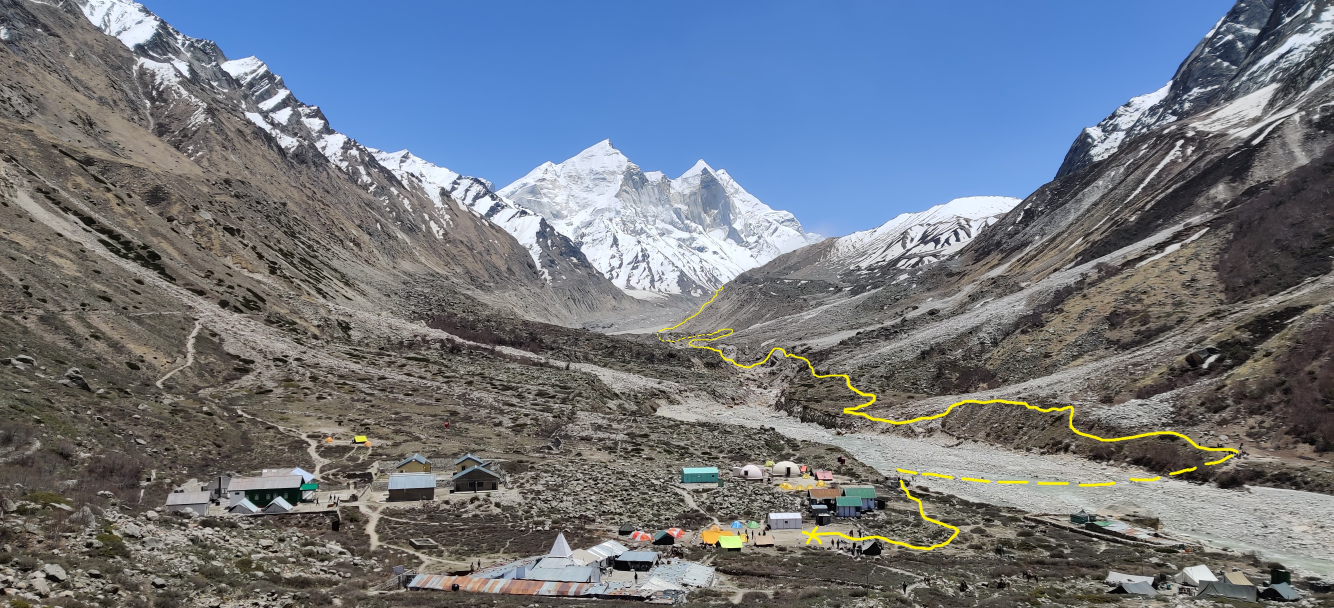
#> input picture images/IMG_20190528_122604_edit.jpg, 4000 x 1824 px (shown at 1/3 size); its folder holds only this picture in this run
$ python imageViewer.py
#> lines starting #> are read from the running program, lines starting #| are printed output that depends on the picture
from PIL import Image, ImageDraw, ImageFont, ExifTags
import glob
import math
import os
import textwrap

# Replace path with image location
# Example: "C:\Users\tmp\images" becomes "C:\\Users\\tmp\\images"
path = "./images"


globFileType = "*.jpg"
os.chdir(path)
files = glob.glob(globFileType)
idx = 0
while(idx < len(files)):
    file = files[idx]
    print('------')
    print("Viewing file: ", file)
    img = Image.open(file)
#> img is the input picture: PIL image 4000x1824 RGB; mean R, G, B 111.6, 118.7, 128.8
    imgWidth, imgHeight = img.size
#> imgWidth = 4000; imgHeight = 1824
    # print(imgWidth, imgHeight)
    exif = { ExifTags.TAGS[k]: v for k, v in img._getexif().items() if k in ExifTags.TAGS }
#> exif = 44 items
    if('XPComment' in exif):
        comment = exif['XPComment'].decode('utf-16-le').split('\x00')[0] # OR just use .decode('utf-16')
        print("Comment: ", comment)
#| Comment:  This was the last camp that we were at. The yellow line shows the path that we took on the way to the Gaumukh peak.
        addCommentBar = True
    else:
        addCommentBar = False


    '''
    No Comment Bar to be added
    '''
    if(not addCommentBar):
        img.show()

    else:
        '''
        Comment Bar Settings
        '''

        # Font Settings 1
        font = ImageFont.truetype('arial.ttf', size=70)
        # Some sample test text for character width. Use of words compacts text, so less than 40 per character is used
        # w, h = font.getsize("D ")
        # print("Character width and height ", w, h)

        # Comment Bar height
        margin = offset = charWidth = 40 # 40 = Approximate/max size of a character
        scale = 1.3 # Since characters together as words usually take less space, add some buffer space
        ctr = 0.3
        for line in textwrap.wrap(comment, width=scale*imgWidth/charWidth):
            offset += font.getsize(line)[1]
            ctr += 1
#> this loop made 1 pass
#> (offset, ctr) on pass 1: (120, 1.3)
#> after the loop, ctr = 1.3; offset = 120

        charHeight = 94
        cmtBar = Image.new('RGBA', (imgWidth + 10, math.ceil(imgHeight + charHeight*ctr)), 'black')
        border = 5
        cmtBar.paste(img, (border,border,imgWidth+border, imgHeight+border))
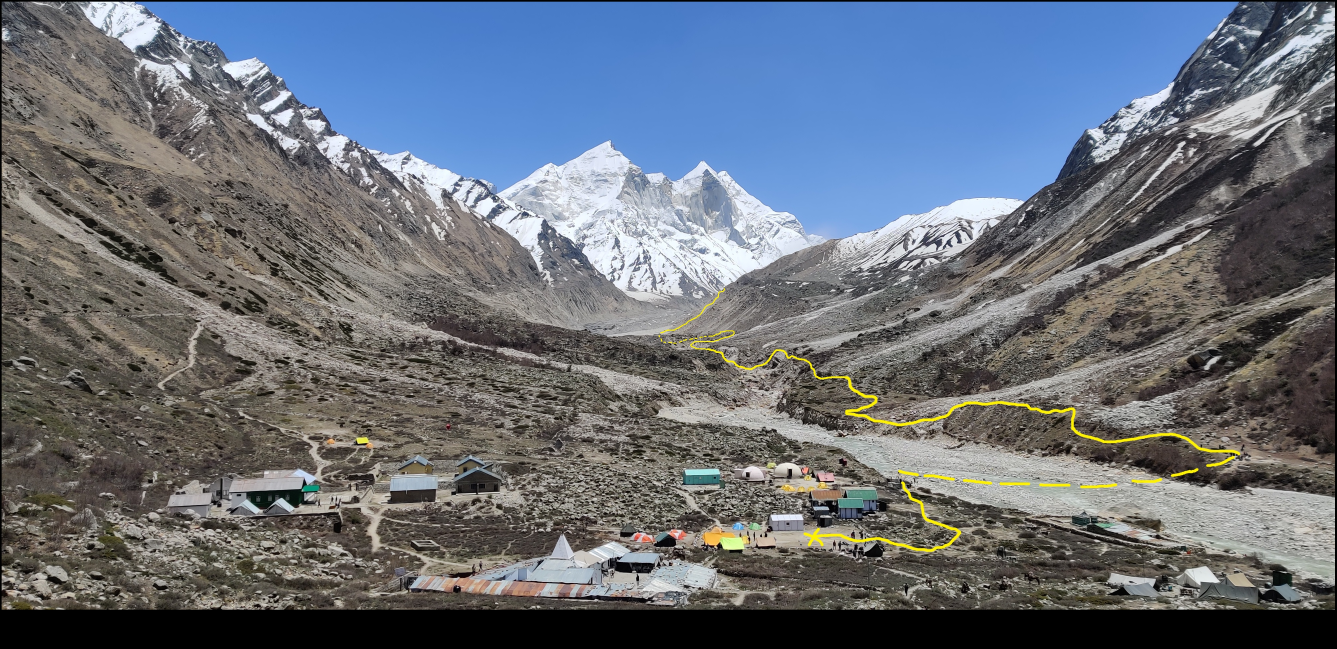
#> cmtBar: PIL image 4010x1947 RGBA (shown at 1/3 size); mean R, G, B, A 104.3, 110.9, 120.4, 255

        # Font Settings 2
        draw = ImageDraw.Draw(cmtBar)
        color = 'rgb(255, 255, 255)'

        # Text Wrapping
        margin = offset = charWidth = 40 # 40 = Approximate/max size of a character
        scale = 1.3 # Since characters together as words usually take less space, add some buffer space
        for line in textwrap.wrap(comment, width=scale*imgWidth/charWidth):
            draw.text((margin, imgHeight+offset), line, font=font, fill=color)
            offset += font.getsize(line)[1]
#> this loop made 1 pass
#> offset on pass 1: 120
#> after the loop, offset = 120


        '''
        Display Image
        '''
        cmtBar.show()
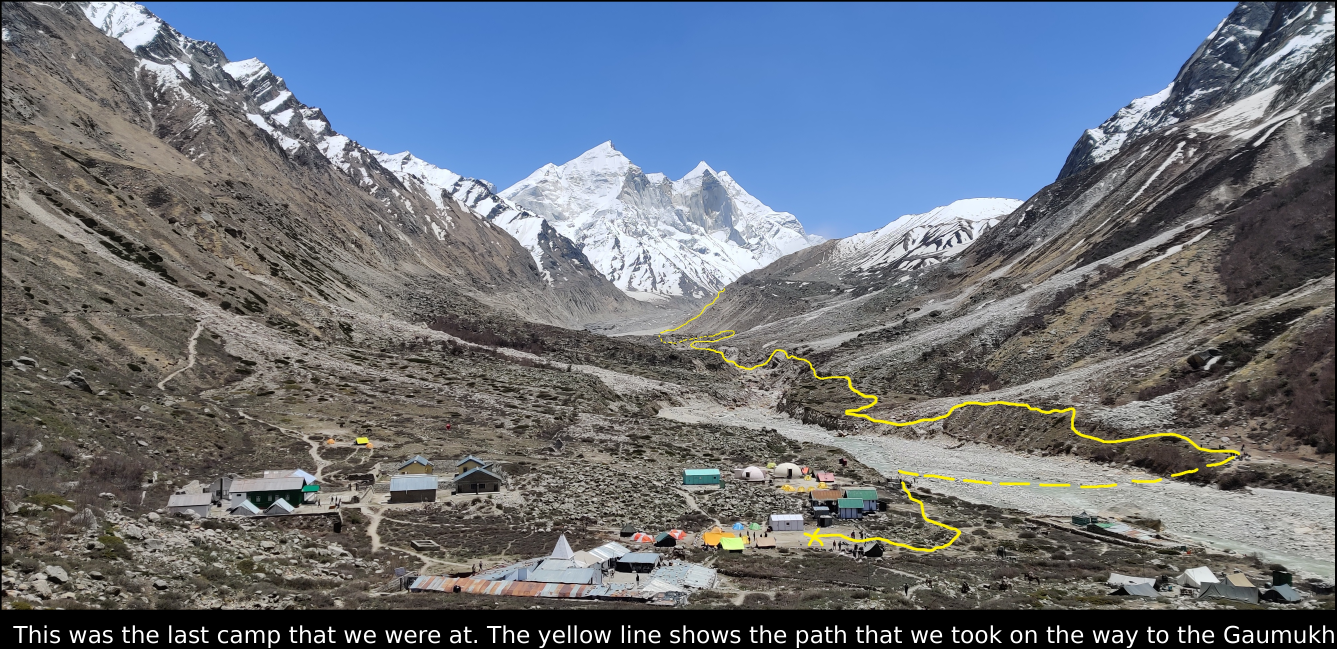
#> shown: PIL image 4010x1947 RGBA (shown at 1/3 size); mean R, G, B, A 106, 112.6, 122.1, 255


    '''
    User Input
    '''
    cmd = input("Enter command: 'n' for next image, 'b' for previous image, 'q' to quit. ")
#> the answer given: IMG_20190528_122604_edit.jpg
    # print("CMD::: ", ord(cmd), cmd)
#> (the run stopped early here; a loop or call above may not have finished)

$ run again, on images/IMG_20190529_114739_edit.jpg
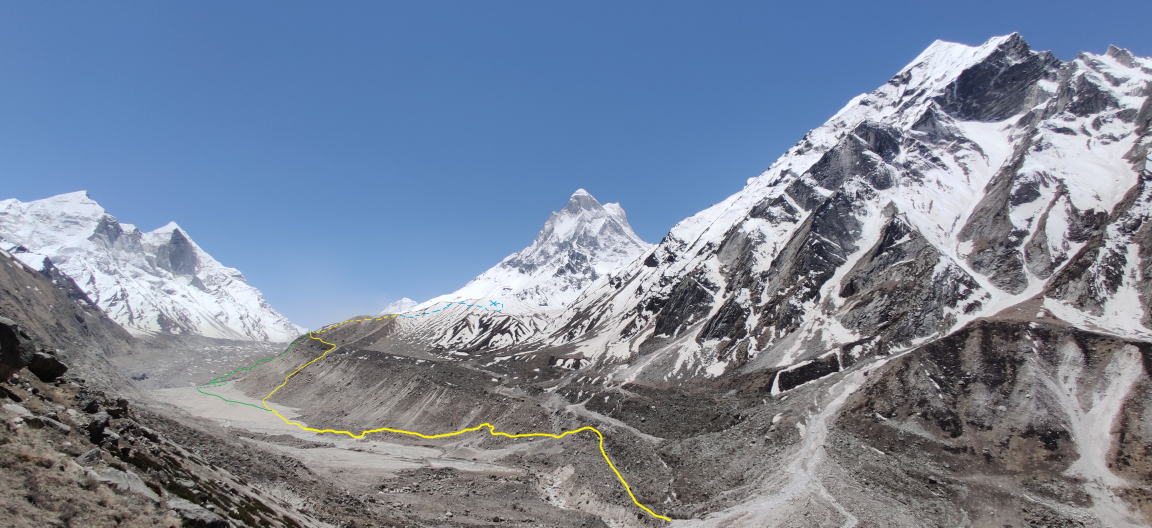
#> input picture images/IMG_20190529_114739_edit.jpg, 4608 x 2112 px (shown at 1/4 size)
#> img is the input picture: PIL image 4608x2112 RGB; mean R, G, B 121.3, 133.4, 154
#> exif = 44 items
#> (printed output is left out)
#> the loop `for line in textwrap.wrap(comment, width=scale*imgWidth/charWidth):` made 8 passes
#> (offset, ctr) on passes 1 to 7: (120, 1.3), (200, 2.3), (280, 3.3), (360, 4.3), (440, 5.3), (520, 6.3), (600, 7.3)
#> after the loop `for line in textwrap.wrap(comment, width=scale*imgWidth/charWidth):`: ctr = 8.3; offset = 680
#> `cmtBar.paste(img, (border,border,imgWidth+border, imgHeight+border))`:
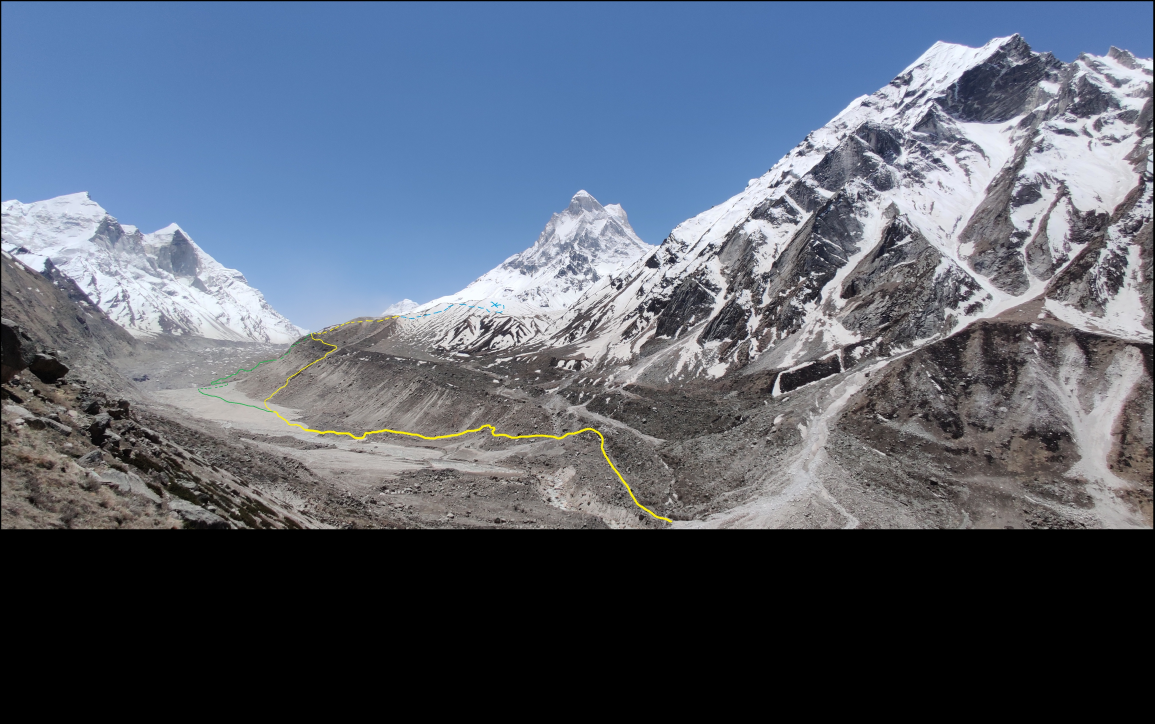
#> cmtBar: PIL image 4618x2893 RGBA (shown at 1/4 size); mean R, G, B, A 88.4, 97.2, 112.2, 255
#> the loop `for line in textwrap.wrap(comment, width=scale*imgWidth/charWidth):` made 8 passes
#> offset on passes 1 to 7: 120, 200, 280, 360, 440, 520, 600
#> `cmtBar.show()`:
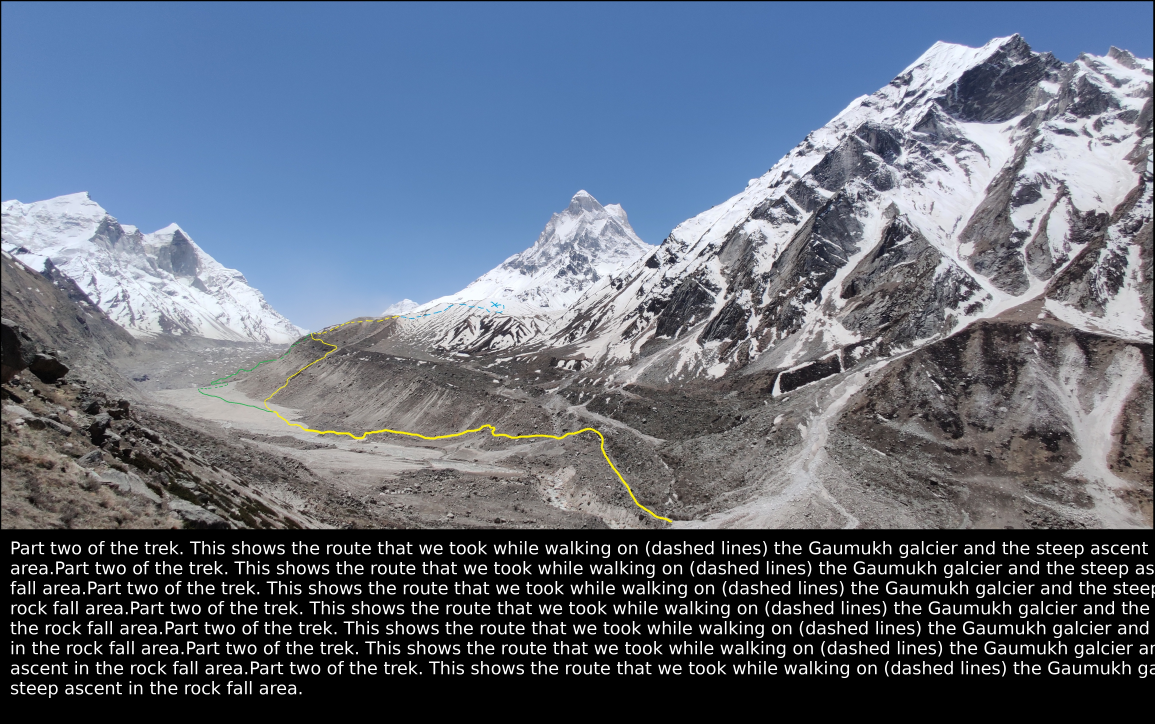
#> shown: PIL image 4618x2893 RGBA (shown at 1/4 size); mean R, G, B, A 96.7, 105.5, 120.5, 255
